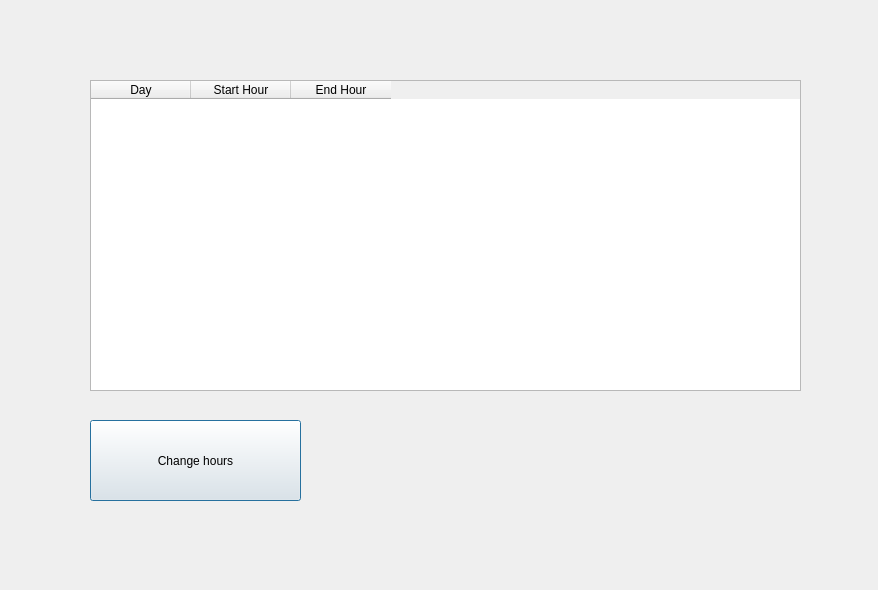
<?xml version="1.0" encoding="UTF-8"?>
<ui version="4.0">
 <class>Dialog</class>
 <widget class="QDialog" name="Dialog">
  <property name="geometry">
   <rect>
    <x>0</x>
    <y>0</y>
    <width>878</width>
    <height>590</height>
   </rect>
  </property>
  <property name="windowTitle">
   <string>Dialog</string>
  </property>
  <widget class="QTableWidget" name="tableWidget">
   <property name="geometry">
    <rect>
     <x>90</x>
     <y>80</y>
     <width>711</width>
     <height>311</height>
    </rect>
   </property>
   <column>
    <property name="text">
     <string>Day</string>
    </property>
   </column>
   <column>
    <property name="text">
     <string>Start Hour</string>
    </property>
   </column>
   <column>
    <property name="text">
     <string>End Hour</string>
    </property>
   </column>
  </widget>
  <widget class="QPushButton" name="changeHoursBtn">
   <property name="geometry">
    <rect>
     <x>90</x>
     <y>420</y>
     <width>211</width>
     <height>81</height>
    </rect>
   </property>
   <property name="text">
    <string>Change hours</string>
   </property>
  </widget>
 </widget>
 <resources/>
 <connections/>
</ui>
